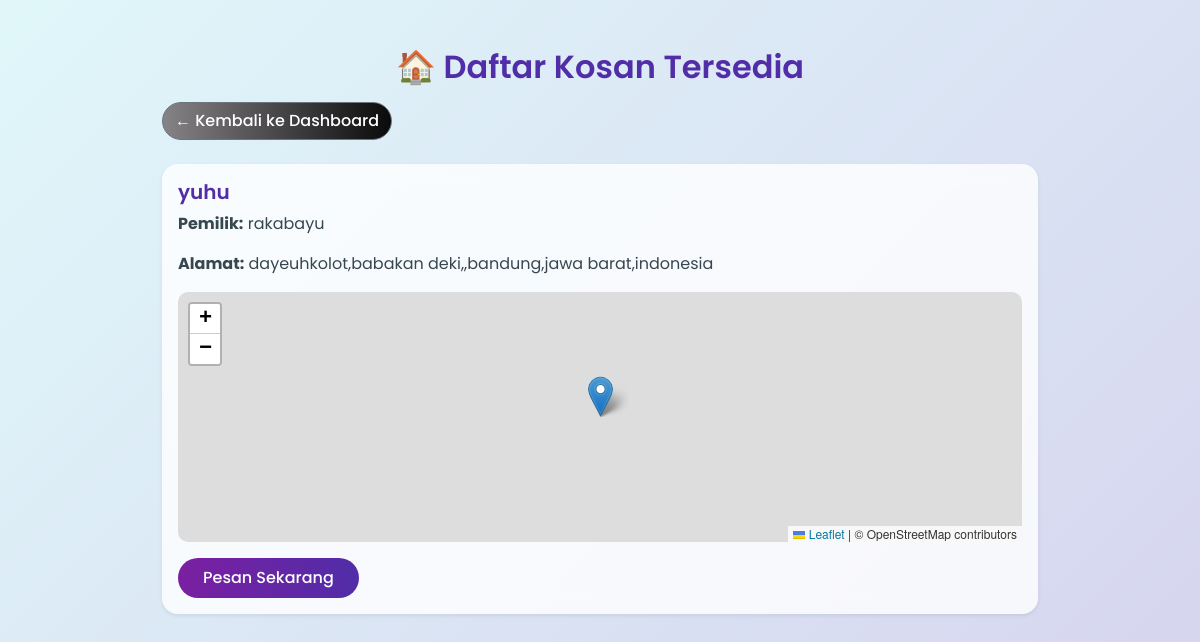
The app's page /commponent/list_kosan.php with its own data.
### tables this page shows
CREATE TABLE `users` (
  `id` int(11) NOT NULL AUTO_INCREMENT,
  `username` varchar(255) NOT NULL,
  `password` varchar(255) NOT NULL,
  `email` varchar(255) NOT NULL,
  `role` varchar(10) NOT NULL,
  `nama_kosan` varchar(255) DEFAULT NULL,
  `created_at` timestamp NOT NULL DEFAULT current_timestamp(),
  `reset_token` varchar(255) DEFAULT NULL,
  `reset_token_expiry` datetime DEFAULT NULL,
  `no_gopay` varchar(20) DEFAULT NULL,
  `alamat_kosan` text DEFAULT NULL,
  `latitude` varchar(50) DEFAULT NULL,
  `longitude` varchar(50) DEFAULT NULL,
  `is_verified` tinyint(1) DEFAULT 0,
  `verification_token` varchar(100) DEFAULT NULL,
  `is_deleted` tinyint(1) DEFAULT 0,
  PRIMARY KEY (`id`)
);

### commponent/list_kosan.php (the view, shortened to what this page needs)
<?php
$host = 'localhost';
$dbname = 'users';
$username = 'root';
$password = '';
try {
    $pdo = new PDO("mysql:host=$host;dbname=$dbname", $username, $password);
    $pdo->setAttribute(PDO::ATTR_ERRMODE, PDO::ERRMODE_EXCEPTION);
} catch (PDOException $e) {
    die("Gagal terhubung ke database: " . $e->getMessage());
}
$query = "SELECT id, username, nama_kosan, alamat_kosan, latitude, longitude FROM users WHERE role = 'pemilik'";
$stmt = $pdo->prepare($query);
$stmt->execute();
$kosanList = $stmt->fetchAll(PDO::FETCH_ASSOC);
?>
<!DOCTYPE html>
<html lang="id">
<head>
    <link href="https://cdn.jsdelivr.net/npm/bootstrap@5.3.0/dist/css/bootstrap.min.css" rel="stylesheet">
    <link rel="stylesheet" href="https://unpkg.com/leaflet@1.9.4/dist/leaflet.css" />
</head>
<body>
<div class="container">
    <h2>🏠 Daftar Kosan Tersedia</h2>
    <a href="dashboard_penyewa.php" class="btn btn-outline-secondary mb-4">← Kembali ke Dashboard</a>
    <?php if (count($kosanList) > 0): ?>
        <?php foreach ($kosanList as $index => $kosan): ?>
            <div class="card shadow-sm">
                <div class="card-body">
                    <h5 class="card-title"><?= htmlspecialchars($kosan['nama_kosan'] ?? 'Nama Kosan Tidak Ada'); ?></h5>
                    <p class="card-text"><strong>Pemilik:</strong> <?= htmlspecialchars($kosan['username']); ?></p>
                    <p class="card-text"><strong>Alamat:</strong> <?= htmlspecialchars($kosan['alamat_kosan'] ?? 'Belum diisi'); ?></p>
                    <div id="map<?= $index ?>" class="map"></div>
                    <form method="POST" action="pesan.php" class="mt-3">
                        <button type="submit" name="pesan" class="btn btn-primary">Pesan Sekarang</button>
                    </form>
                </div>
            </div>
        <?php endforeach; ?>
    <?php else: ?>
        <p class="text-muted text-center">Belum ada kosan yang terdaftar.</p>
    <?php endif; ?>
</div>
</body>
</html>

### commponent/list_kosan.php (style rules this page uses)
body { font-family: 'Poppins', sans-serif; background: linear-gradient(135deg, #e0f7fa, #d1c4e9, #f8bbd0); background-size: 300% 300%; animation: gradientBG 10s ease infinite; padding: 3rem 1rem; }
h2 { text-align: center; font-weight: 600; font-size: 2rem; margin-bottom: 1rem; color: #512da8; animation: fadeInDown 0.8s ease-out; }
.card { background: rgba(255, 255, 255, 0.8); backdrop-filter: blur(10px); border-radius: 16px; box-shadow: 0 10px 25px rgba(0, 0, 0, 0.15); border: none; transition: transform 0.3s ease, box-shadow 0.3s ease; animation: fadeInUp 0.7s ease forwards; margin-bottom: 30px; }
.card-title { font-weight: 600; color: #512da8; }
.card-text { color: #37474f; }
.map { height: 250px; margin-top: 15px; border-radius: 10px; }
.btn-primary { background: linear-gradient(to right, #7b1fa2, #512da8); border: none; border-radius: 30px; padding: 8px 25px; font-weight: 500; color: white; }
.btn-outline-secondary { border-radius: 30px; font-weight: 500; background: linear-gradient(to right,rgb(134, 131, 135),rgb(10, 10, 11)); color: white; }
.container { max-width: 900px; margin: auto; }

### records on screen
users: nama_kosan "yuhu", username "rakabayu", alamat_kosan "dayeuhkolot,babakan deki,,bandung,jawa barat,indonesia"
